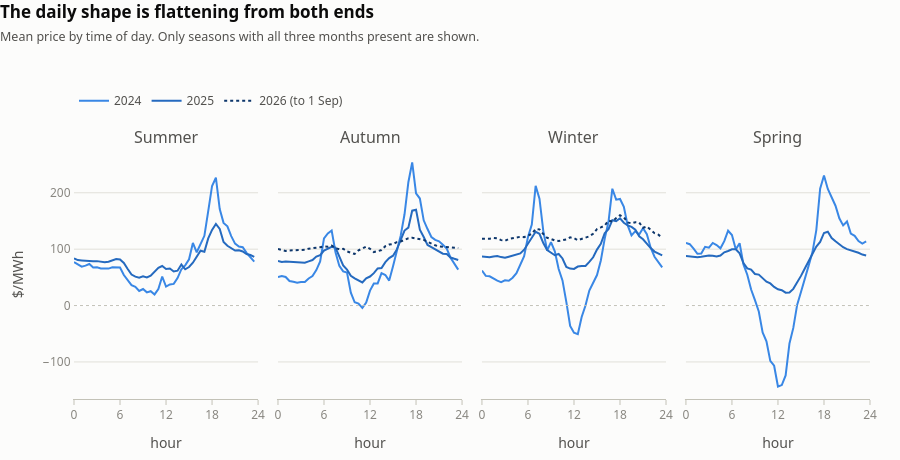

Write notebook code for a chart like this one.
### Markdown cell above
### 3. The average day, by season and year

Averaging every day of a season onto one 24-hour axis turns thousands of intervals into 48 points per
line, and shows *where in the day* the change happened. It is not uniform, and it is not a downward
shift: the evening peak has come down hard (mean 18:00 price $204 -> $137 between 2024 and 2026)
while the overnight price has gone *up* ($70 -> $102 across 00:00–05:00). The daily shape is
flattening from both ends at once, which is the signature of storage arbitrage — buy the trough,
sell the peak, and both move toward each other.

Seasons are meteorological and southern-hemisphere (Summer is Dec–Feb), matching the other two
notebooks. A (year, season) pair is plotted only if **all three of its months are present** and it
clears `MIN_DAYS` — which drops 2023 entirely, plus Summer and Spring 2026. That is stricter than a
day count alone: Summer 2026 has 59 days and would pass a day threshold, but it is January and
February with no December, so it is not a season.

### Code cell
# ── Chart 3: average day by season and year ──────────────────────────────────
SEASON_ORDER = ["Summer", "Autumn", "Winter", "Spring"]
SEASON_MONTHS = {"Summer": {12, 1, 2}, "Autumn": {3, 4, 5},
                 "Winter": {6, 7, 8}, "Spring": {9, 10, 11}}
MIN_DAYS = 30

have = d.groupby(["year", "season"]).agg(days=("date", "nunique"),
                                         months=("month", lambda s: set(s.unique())))
keep = {(y, s) for (y, s), row in have.iterrows()
        if row.days >= MIN_DAYS and row.months == SEASON_MONTHS[s]}
print("plotted:", sorted(keep))
print("dropped:", sorted(set(have.index) - keep))

prof = d.groupby(["year", "season", "tod_min"])["price"].mean().reset_index()

fig = make_subplots(rows=1, cols=4, shared_yaxes=True, horizontal_spacing=0.025,
                    subplot_titles=SEASON_ORDER)
seen = set()
for i, s in enumerate(SEASON_ORDER, start=1):
    for y in YEARS:
        if (y, s) not in keep:
            continue
        g = prof[(prof.year == y) & (prof.season == s)].sort_values("tod_min")
        fig.add_trace(go.Scatter(
            x=g.tod_min / 60, y=g.price, name=LABEL[y], legendgroup=str(y),
            showlegend=y not in seen,
            line=dict(color=YEAR_COLOR[y], width=2, dash=DASH[y]),
            hovertemplate="%{x:.1f}h · $%{y:,.0f}/MWh" f"<extra>{LABEL[y]} {s}</extra>"),
            row=1, col=i)
        seen.add(y)
    fig.add_hline(y=0, line=dict(color=AXIS, width=1, dash="dot"), row=1, col=i)

style(fig, "The daily shape is flattening from both ends",
      "Mean price by time of day. Only seasons with all three months present are shown.",
      height=460, top=150, legend_y=1.14)
fig.update_xaxes(tickvals=[0, 6, 12, 18, 24], range=[0, 24], title_text="hour")
fig.update_yaxes(title_text="$/MWh", row=1, col=1)
fig.show()

pk = (d[d.year.isin([2024, 2025, 2026])]
      .groupby(["year", "hour"])["price"].mean().unstack(0).round(0))
print("mean price at the evening peak ($/MWh):")
print(pk.loc[[17, 18, 19]].to_string())
print("\nboth ends, 2024 -> 2026 ($/MWh):")
on = d[d.hour <= 5].groupby("year")["price"].mean().round(1)
pkh = d[d.hour == 18].groupby("year")["price"].mean().round(1)
for y in (2024, 2025, 2026):
    print(f"  {y}:  overnight 00:00–05:00 ${on[y]:>6.1f}   peak 18:00 ${pkh[y]:>6.1f}"
          f"   gap ${pkh[y] - on[y]:>6.1f}")

### Figure 1 — Plotly figure (JSON) as saved in the notebook; plotly's stock layout.template omitted (floating-point values rounded to 4 significant figures)
{"data": [{"hovertemplate": "%{x:.1f}h · $%{y:,.0f}/MWh<extra>2024 Summer</extra>", "legendgroup": "2024", "line": {"color": "#3987e5", "dash": "solid", "width": 2}, "name": "2024", "showlegend": true, "type": "scatter", "x": [0.0, 0.5, 1.0, 1.5, 2.0, 2.5, 3.0, 3.5, 4.0, 4.5, 5.0, 5.5, 6.0, 6.5, 7.0, 7.5, 8.0, 8.5, 9.0, 9.5, 10.0, 10.5, 11.0, 11.5, 12.0, 12.5, 13.0, 13.5, 14.0, 14.5, 15.0, 15.5, 16.0, 16.5, 17.0, 17.5, 18.0, 18.5, 19.0, 19.5, 20.0, 20.5, 21.0, 21.5, 22.0, 22.5, 23.0, 23.5], "xaxis": "x", "y": [77.15, 72.29, 68.97, 70.77, 73.72, 67.33, 67.84, 65.8, 65.77, 65.5, 67.72, 67.65, 67.32, 54.16, 45.74, 36.06, 33.23, 25.94, 29.35, 23.39, 25.45, 19.68, 29.16, 51.51, 33.52, 37.35, 38.46, 48.78, 64.42, 71.28, 81.99, 111.0, 94.47, 109.7, 123.6, 167.3, 212.1, 226.7, 171.2, 146.6, 140.6, 123.2, 109.8, 104.7, 103.5, 93.49, 86.14, 77.98], "yaxis": "y"}, {"hovertemplate": "%{x:.1f}h · $%{y:,.0f}/MWh<extra>2025 Summer</extra>", "legendgroup": "2025", "line": {"color": "#256abf", "dash": "solid", "width": 2}, "name": "2025", "showlegend": true, "type": "scatter", "x": [0.0, 0.5, 1.0, 1.5, 2.0, 2.5, 3.0, 3.5, 4.0, 4.5, 5.0, 5.5, 6.0, 6.5, 7.0, 7.5, 8.0, 8.5, 9.0, 9.5, 10.0, 10.5, 11.0, 11.5, 12.0, 12.5, 13.0, 13.5, 14.0, 14.5, 15.0, 15.5, 16.0, 16.5, 17.0, 17.5, 18.0, 18.5, 19.0, 19.5, 20.0, 20.5, 21.0, 21.5, 22.0, 22.5, 23.0, 23.5], "xaxis": "x", "y": [83.73, 80.61, 79.95, 79.29, 78.65, 78.42, 78.77, 77.78, 76.67, 77.83, 79.69, 82.44, 81.68, 75.46, 64.81, 55.02, 51.21, 49.4, 51.72, 49.8, 52.93, 59.98, 66.98, 70.14, 64.89, 65.77, 60.52, 61.78, 72.68, 64.33, 68.35, 75.91, 86.02, 97.34, 95.51, 119.2, 134.2, 144.8, 136.0, 112.6, 106.0, 101.2, 97.51, 97.89, 95.98, 91.45, 89.63, 86.42], "yaxis": "y"}, {"hovertemplate": "%{x:.1f}h · $%{y:,.0f}/MWh<extra>2024 Autumn</extra>", "legendgroup": "2024", "line": {"color": "#3987e5", "dash": "solid", "width": 2}, "name": "2024", "showlegend": false, "type": "scatter", "x": [0.0, 0.5, 1.0, 1.5, 2.0, 2.5, 3.0, 3.5, 4.0, 4.5, 5.0, 5.5, 6.0, 6.5, 7.0, 7.5, 8.0, 8.5, 9.0, 9.5, 10.0, 10.5, 11.0, 11.5, 12.0, 12.5, 13.0, 13.5, 14.0, 14.5, 15.0, 15.5, 16.0, 16.5, 17.0, 17.5, 18.0, 18.5, 19.0, 19.5, 20.0, 20.5, 21.0, 21.5, 22.0, 22.5, 23.0, 23.5], "xaxis": "x2", "y": [50.47, 52.35, 50.73, 43.46, 42.14, 40.3, 41.63, 41.69, 48.05, 52.46, 62.96, 78.23, 119.1, 127.9, 133.1, 94.47, 70.31, 60.5, 58.73, 22.85, 5.776, 3.426, -4.35, 5.48, 26.45, 39.16, 39.29, 57.4, 54.2, 44.32, 69.89, 98.41, 124.0, 161.8, 218.7, 253.8, 198.8, 189.8, 151.1, 135.7, 121.5, 116.4, 114.0, 107.7, 101.0, 84.87, 73.91, 63.77], "yaxis": "y2"}, {"hovertemplate": "%{x:.1f}h · $%{y:,.0f}/MWh<extra>2025 Autumn</extra>", "legendgroup": "2025", "line": {"color": "#256abf", "dash": "solid", "width": 2}, "name": "2025", "showlegend": false, "type": "scatter", "x": [0.0, 0.5, 1.0, 1.5, 2.0, 2.5, 3.0, 3.5, 4.0, 4.5, 5.0, 5.5, 6.0, 6.5, 7.0, 7.5, 8.0, 8.5, 9.0, 9.5, 10.0, 10.5, 11.0, 11.5, 12.0, 12.5, 13.0, 13.5, 14.0, 14.5, 15.0, 15.5, 16.0, 16.5, 17.0, 17.5, 18.0, 18.5, 19.0, 19.5, 20.0, 20.5, 21.0, 21.5, 22.0, 22.5, 23.0, 23.5], "xaxis": "x2", "y": [78.89, 77.44, 78.06, 77.78, 77.99, 77.36, 76.38, 76.09, 78.35, 80.74, 86.77, 89.48, 97.45, 100.3, 104.1, 102.7, 85.89, 71.22, 63.59, 52.73, 48.19, 44.87, 40.97, 48.44, 51.46, 57.42, 65.77, 66.59, 77.04, 84.06, 88.42, 99.56, 114.9, 133.0, 138.1, 168.2, 169.8, 134.4, 121.5, 107.4, 103.6, 99.71, 94.64, 91.88, 91.34, 85.21, 82.91, 80.88], "yaxis": "y2"}, {"hovertemplate": "%{x:.1f}h · $%{y:,.0f}/MWh<extra>2026 (to 1 Sep) Autumn</extra>", "legendgroup": "2026", "line": {"color": "#0d366b", "dash": "dot", "width": 2}, "name": "2026 (to 1 Sep)", "showlegend": true, "type": "scatter", "x": [0.0, 0.5, 1.0, 1.5, 2.0, 2.5, 3.0, 3.5, 4.0, 4.5, 5.0, 5.5, 6.0, 6.5, 7.0, 7.5, 8.0, 8.5, 9.0, 9.5, 10.0, 10.5, 11.0, 11.5, 12.0, 12.5, 13.0, 13.5, 14.0, 14.5, 15.0, 15.5, 16.0, 16.5, 17.0, 17.5, 18.0, 18.5, 19.0, 19.5, 20.0, 20.5, 21.0, 21.5, 22.0, 22.5, 23.0, 23.5], "xaxis": "x2", "y": [100.3, 99.17, 96.76, 97.75, 97.72, 98.28, 97.83, 98.85, 100.9, 101.4, 101.8, 103.4, 104.7, 104.4, 106.3, 102.0, 99.67, 100.8, 96.0, 93.59, 91.46, 97.84, 101.1, 104.4, 100.7, 94.88, 96.45, 98.45, 105.3, 108.1, 109.1, 112.5, 113.6, 116.0, 119.4, 120.2, 119.0, 118.0, 116.3, 113.1, 109.7, 106.8, 104.7, 104.3, 103.3, 102.2, 102.8, 101.9], "yaxis": "y2"}, {"hovertemplate": "%{x:.1f}h · $%{y:,.0f}/MWh<extra>2024 Winter</extra>", "legendgroup": "2024", "line": {"color": "#3987e5", "dash": "solid", "width": 2}, "name": "2024", "showlegend": false, "type": "scatter", "x": [0.0, 0.5, 1.0, 1.5, 2.0, 2.5, 3.0, 3.5, 4.0, 4.5, 5.0, 5.5, 6.0, 6.5, 7.0, 7.5, 8.0, 8.5, 9.0, 9.5, 10.0, 10.5, 11.0, 11.5, 12.0, 12.5, 13.0, 13.5, 14.0, 14.5, 15.0, 15.5, 16.0, 16.5, 17.0, 17.5, 18.0, 18.5, 19.0, 19.5, 20.0, 20.5, 21.0, 21.5, 22.0, 22.5, 23.0, 23.5], "xaxis": "x3", "y": [62.08, 52.6, 51.93, 47.55, 44.11, 41.62, 44.64, 43.86, 49.36, 57.44, 71.88, 87.43, 121.4, 143.7, 212.2, 189.5, 132.0, 97.68, 112.4, 96.05, 64.68, 44.61, 6.507, -36.02, -48.31, -50.83, -20.16, 0.03348, 26.62, 41.44, 54.11, 79.9, 118.3, 148.5, 207.2, 187.8, 189.1, 175.2, 142.2, 124.5, 131.9, 125.9, 137.1, 126.4, 102.6, 86.52, 77.58, 67.71], "yaxis": "y3"}, {"hovertemplate": "%{x:.1f}h · $%{y:,.0f}/MWh<extra>2025 Winter</extra>", "legendgroup": "2025", "line": {"color": "#256abf", "dash": "solid", "width": 2}, "name": "2025", "showlegend": false, "type": "scatter", "x": [0.0, 0.5, 1.0, 1.5, 2.0, 2.5, 3.0, 3.5, 4.0, 4.5, 5.0, 5.5, 6.0, 6.5, 7.0, 7.5, 8.0, 8.5, 9.0, 9.5, 10.0, 10.5, 11.0, 11.5, 12.0, 12.5, 13.0, 13.5, 14.0, 14.5, 15.0, 15.5, 16.0, 16.5, 17.0, 17.5, 18.0, 18.5, 19.0, 19.5, 20.0, 20.5, 21.0, 21.5, 22.0, 22.5, 23.0, 23.5], "xaxis": "x3", "y": [87.09, 85.99, 85.59, 86.93, 87.98, 85.94, 84.7, 86.66, 88.16, 89.61, 92.36, 99.07, 109.7, 119.4, 130.8, 127.3, 110.8, 98.52, 94.56, 89.22, 91.44, 83.5, 68.41, 65.52, 64.97, 69.16, 70.13, 70.34, 77.38, 85.61, 99.21, 109.6, 128.4, 135.3, 151.4, 149.8, 154.8, 146.8, 142.2, 139.6, 134.3, 122.9, 117.4, 109.5, 102.0, 95.73, 92.54, 88.92], "yaxis": "y3"}, {"hovertemplate": "%{x:.1f}h · $%{y:,.0f}/MWh<extra>2026 (to 1 Sep) Winter</extra>", "legendgroup": "2026", "line": {"color": "#0d366b", "dash": "dot", "width": 2}, "name": "2026 (to 1 Sep)", "showlegend": false, "type": "scatter", "x": [0.0, 0.5, 1.0, 1.5, 2.0, 2.5, 3.0, 3.5, 4.0, 4.5, 5.0, 5.5, 6.0, 6.5, 7.0, 7.5, 8.0, 8.5, 9.0, 9.5, 10.0, 10.5, 11.0, 11.5, 12.0, 12.5, 13.0, 13.5, 14.0, 14.5, 15.0, 15.5, 16.0, 16.5, 17.0, 17.5, 18.0, 18.5, 19.0, 19.5, 20.0, 20.5, 21.0, 21.5, 22.0, 22.5, 23.0, 23.5], "xaxis": "x3", "y": [118.4, 118.1, 118.6, 119.9, 119.2, 116.0, 114.7, 118.2, 119.1, 121.1, 121.9, 121.3, 123.6, 126.9, 135.9, 135.1, 126.8, 120.1, 118.0, 115.4, 114.4, 115.4, 117.3, 120.9, 119.6, 115.9, 118.4, 120.6, 122.7, 127.4, 135.6, 138.5, 141.8, 150.6, 148.9, 155.1, 160.2, 156.6, 147.4, 145.7, 147.8, 147.3, 137.9, 140.1, 134.1, 128.3, 125.7, 120.1], "yaxis": "y3"}, {"hovertemplate": "%{x:.1f}h · $%{y:,.0f}/MWh<extra>2024 Spring</extra>", "legendgroup": "2024", "line": {"color": "#3987e5", "dash": "solid", "width": 2}, "name": "2024", "showlegend": false, "type": "scatter", "x": [0.0, 0.5, 1.0, 1.5, 2.0, 2.5, 3.0, 3.5, 4.0, 4.5, 5.0, 5.5, 6.0, 6.5, 7.0, 7.5, 8.0, 8.5, 9.0, 9.5, 10.0, 10.5, 11.0, 11.5, 12.0, 12.5, 13.0, 13.5, 14.0, 14.5, 15.0, 15.5, 16.0, 16.5, 17.0, 17.5, 18.0, 18.5, 19.0, 19.5, 20.0, 20.5, 21.0, 21.5, 22.0, 22.5, 23.0, 23.5], "xaxis": "x4", "y": [111.1, 108.8, 100.8, 91.77, 92.12, 104.1, 102.6, 111.0, 107.3, 101.5, 114.1, 132.6, 125.1, 99.65, 110.5, 73.04, 54.73, 28.35, 9.611, -10.47, -47.82, -63.48, -98.07, -106.7, -143.6, -141.0, -123.9, -67.12, -39.61, 1.14, 24.05, 45.83, 70.85, 94.71, 133.8, 207.3, 230.6, 206.7, 190.7, 177.0, 154.8, 142.2, 149.2, 127.5, 123.7, 114.4, 109.9, 113.6], "yaxis": "y4"}, {"hovertemplate": "%{x:.1f}h · $%{y:,.0f}/MWh<extra>2025 Spring</extra>", "legendgroup": "2025", "line": {"color": "#256abf", "dash": "solid", "width": 2}, "name": "2025", "showlegend": false, "type": "scatter", "x": [0.0, 0.5, 1.0, 1.5, 2.0, 2.5, 3.0, 3.5, 4.0, 4.5, 5.0, 5.5, 6.0, 6.5, 7.0, 7.5, 8.0, 8.5, 9.0, 9.5, 10.0, 10.5, 11.0, 11.5, 12.0, 12.5, 13.0, 13.5, 14.0, 14.5, 15.0, 15.5, 16.0, 16.5, 17.0, 17.5, 18.0, 18.5, 19.0, 19.5, 20.0, 20.5, 21.0, 21.5, 22.0, 22.5, 23.0, 23.5], "xaxis": "x4", "y": [88.0, 87.23, 86.82, 85.76, 86.38, 87.48, 88.86, 88.33, 87.18, 88.74, 94.49, 96.78, 99.71, 99.67, 92.55, 75.25, 65.95, 63.71, 55.89, 54.85, 48.47, 42.43, 39.24, 33.1, 28.87, 27.28, 22.79, 23.12, 29.57, 40.16, 52.6, 65.83, 78.59, 93.05, 104.4, 112.8, 128.7, 130.8, 119.7, 113.9, 108.7, 103.4, 100.1, 98.04, 95.53, 93.68, 90.47, 88.92], "yaxis": "y4"}], "layout": {"annotations": [{"font": {"size": 16}, "showarrow": false, "text": "Summer", "x": 0.1156, "xanchor": "center", "xref": "paper", "y": 1, "yanchor": "bottom", "yref": "paper"}, {"font": {"size": 16}, "showarrow": false, "text": "Autumn", "x": 0.3719, "xanchor": "center", "xref": "paper", "y": 1, "yanchor": "bottom", "yref": "paper"}, {"font": {"size": 16}, "showarrow": false, "text": "Winter", "x": 0.6281, "xanchor": "center", "xref": "paper", "y": 1, "yanchor": "bottom", "yref": "paper"}, {"font": {"size": 16}, "showarrow": false, "text": "Spring", "x": 0.8844, "xanchor": "center", "xref": "paper", "y": 1, "yanchor": "bottom", "yref": "paper"}], "font": {"color": "#52514e", "family": "system-ui, -apple-system, Segoe UI, sans-serif", "size": 12}, "height": 460, "hovermode": "x unified", "legend": {"bgcolor": "rgba(0,0,0,0)", "font": {"color": "#52514e"}, "orientation": "h", "x": 0, "y": 1.14, "yanchor": "bottom"}, "margin": {"b": 58, "l": 74, "r": 30, "t": 150}, "paper_bgcolor": "#fcfcfb", "plot_bgcolor": "#fcfcfb", "shapes": [{"line": {"color": "#c3c2b7", "dash": "dot", "width": 1}, "type": "line", "x0": 0, "x1": 1, "xref": "x domain", "y0": 0, "y1": 0, "yref": "y"}, {"line": {"color": "#c3c2b7", "dash": "dot", "width": 1}, "type": "line", "x0": 0, "x1": 1, "xref": "x2 domain", "y0": 0, "y1": 0, "yref": "y2"}, {"line": {"color": "#c3c2b7", "dash": "dot", "width": 1}, "type": "line", "x0": 0, "x1": 1, "xref": "x3 domain", "y0": 0, "y1": 0, "yref": "y3"}, {"line": {"color": "#c3c2b7", "dash": "dot", "width": 1}, "type": "line", "x0": 0, "x1": 1, "xref": "x4 domain", "y0": 0, "y1": 0, "yref": "y4"}], "title": {"font": {"color": "#0b0b0b", "size": 17}, "text": "<b>The daily shape is flattening from both ends</b><br><span style='font-size:12.5px;color:#52514e'>Mean price by time of day. Only seasons with all three months present are shown.</span>", "x": 0, "xanchor": "left", "y": 0.96}, "xaxis": {"anchor": "y", "domain": [0, 0.2313], "linecolor": "#c3c2b7", "range": [0, 24], "showgrid": false, "tickcolor": "#c3c2b7", "tickfont": {"color": "#898781"}, "ticks": "outside", "tickvals": [0, 6, 12, 18, 24], "title": {"text": "hour"}}, "xaxis2": {"anchor": "y2", "domain": [0.2563, 0.4875], "linecolor": "#c3c2b7", "range": [0, 24], "showgrid": false, "tickcolor": "#c3c2b7", "tickfont": {"color": "#898781"}, "ticks": "outside", "tickvals": [0, 6, 12, 18, 24], "title": {"text": "hour"}}, "xaxis3": {"anchor": "y3", "domain": [0.5125, 0.7438], "linecolor": "#c3c2b7", "range": [0, 24], "showgrid": false, "tickcolor": "#c3c2b7", "tickfont": {"color": "#898781"}, "ticks": "outside", "tickvals": [0, 6, 12, 18, 24], "title": {"text": "hour"}}, "xaxis4": {"anchor": "y4", "domain": [0.7688, 1], "linecolor": "#c3c2b7", "range": [0, 24], "showgrid": false, "tickcolor": "#c3c2b7", "tickfont": {"color": "#898781"}, "ticks": "outside", "tickvals": [0, 6, 12, 18, 24], "title": {"text": "hour"}}, "yaxis": {"anchor": "x", "domain": [0, 1], "gridcolor": "#e1e0d9", "linecolor": "rgba(0,0,0,0)", "tickfont": {"color": "#898781"}, "title": {"text": "$/MWh"}}, "yaxis2": {"anchor": "x2", "domain": [0, 1], "gridcolor": "#e1e0d9", "linecolor": "rgba(0,0,0,0)", "matches": "y", "showticklabels": false, "tickfont": {"color": "#898781"}}, "yaxis3": {"anchor": "x3", "domain": [0, 1], "gridcolor": "#e1e0d9", "linecolor": "rgba(0,0,0,0)", "matches": "y", "showticklabels": false, "tickfont": {"color": "#898781"}}, "yaxis4": {"anchor": "x4", "domain": [0, 1], "gridcolor": "#e1e0d9", "linecolor": "rgba(0,0,0,0)", "matches": "y", "showticklabels": false, "tickfont": {"color": "#898781"}}}}
